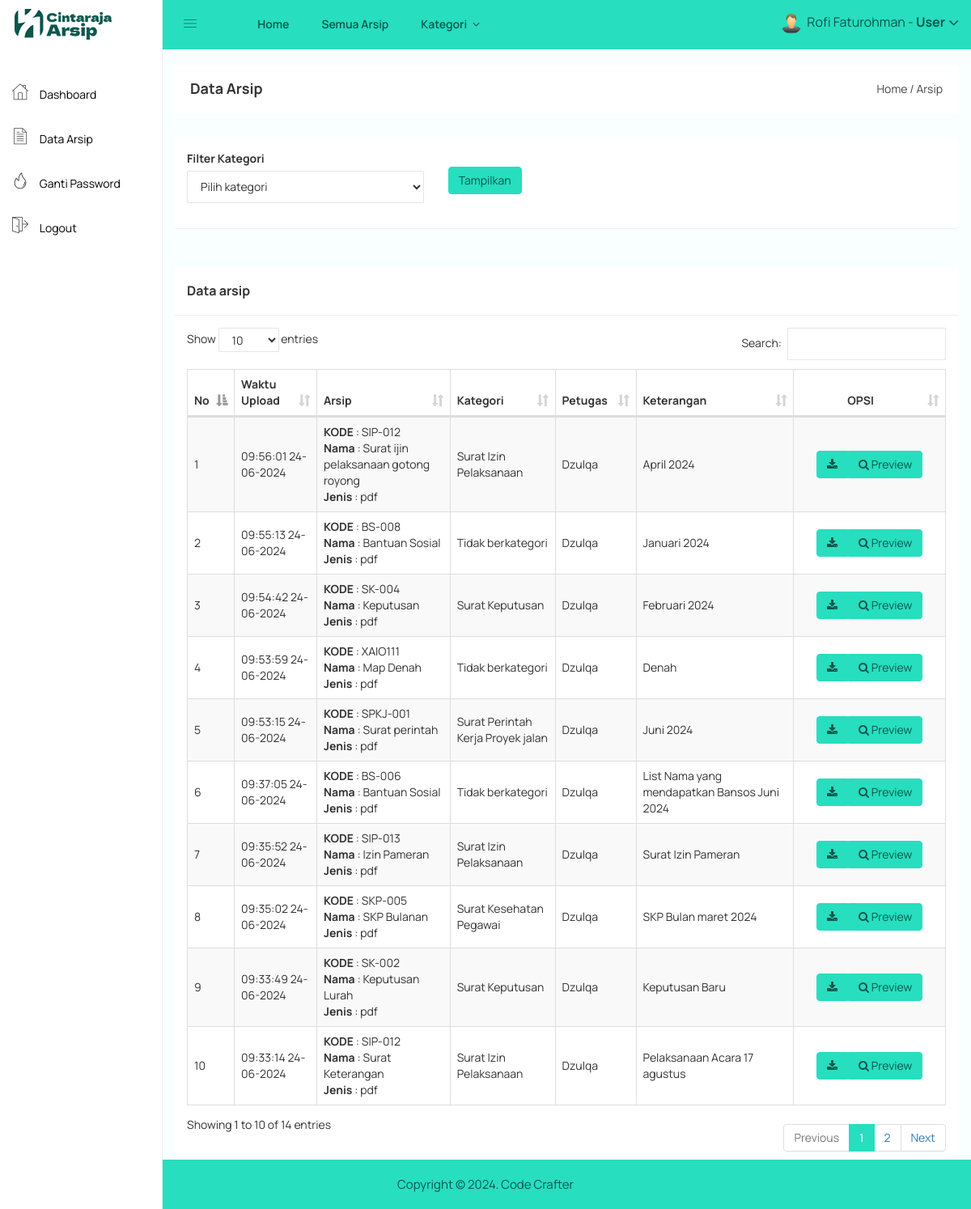
The page /user/arsip.php (signed in) on the database as committed earlier.
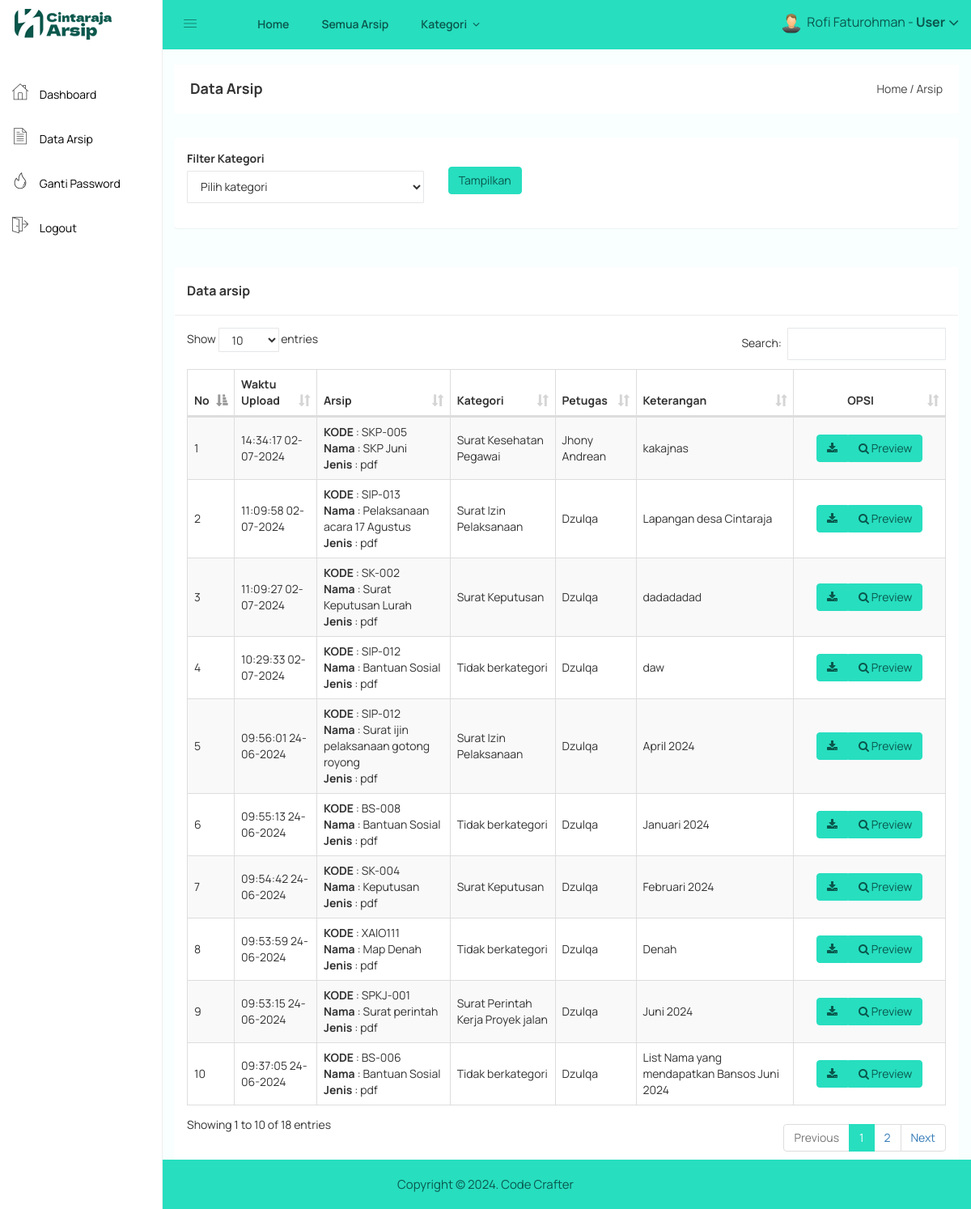
The same page on the database as committed later.
### tables this page shows
CREATE TABLE `arsip` (
  `arsip_id` int(11) NOT NULL,
  `arsip_waktu_upload` datetime NOT NULL,
  `arsip_petugas` int(11) NOT NULL,
  `arsip_kode` varchar(255) NOT NULL,
  `arsip_nama` varchar(255) NOT NULL,
  `arsip_jenis` varchar(255) NOT NULL,
  `arsip_kategori` int(11) NOT NULL,
  `arsip_keterangan` text NOT NULL,
  `arsip_file` varchar(255) NOT NULL
);

CREATE TABLE `kategori` (
  `kategori_id` int(11) NOT NULL,
  `kategori_nama` varchar(255) NOT NULL,
  `kategori_keterangan` text NOT NULL
);

CREATE TABLE `petugas` (
  `petugas_id` int(11) NOT NULL,
  `petugas_nama` varchar(255) NOT NULL,
  `petugas_username` varchar(255) NOT NULL,
  `petugas_password` varchar(255) NOT NULL,
  `petugas_foto` varchar(255) NOT NULL
);

### user/arsip.php (the view, shortened to what this page needs)
<?php include 'header.php'; ?>
<div class="breadcome-area">
    <div class="container-fluid">
        <div class="row">
            <div class="col-lg-12 col-md-12 col-sm-12 col-xs-12">
                <div class="breadcome-list">
                    <div class="row">
                        <div class="col-lg-6 col-md-6 col-sm-6 col-xs-12">
                            <div class="breadcome-heading">
                                <h4 style="margin-bottom: 0px">Data Arsip</h4>
                            </div>
                        </div>
                        <div class="col-lg-6 col-md-6 col-sm-6 col-xs-12">
                            <ul class="breadcome-menu" style="padding-top: 0px">
                                <li><a href="#">Home</a> <span class="bread-slash">/</span></li>
                                <li><span class="bread-blod">Arsip</span></li>
                            </ul>
                        </div>
                    </div>
                </div>
            </div>
        </div>
    </div>
</div>
<div class="container-fluid">
    <div class="panel">
        <div class="panel-body">
            <form method="get" action="">
                <div class="row">
                    <div class="col-lg-4">
                        <div class="form-group">
                            <label>Filter Kategori</label>
                            <select class="form-control" name="kategori" required="required">
                                <option value="">Pilih kategori</option>
                            </select>
                        </div>
                    </div>
                    <div class="col-lg-4">
                        <br>
                        <input type="submit" class="btn btn-primary" value="Tampilkan">
                    </div>
                </div>
            </form>
        </div>
    </div>
    <div class="panel">
        <div class="panel-heading">
            <h3 class="panel-title">Data arsip</h3>
        </div>
        <div class="panel-body">
            <table id="table" class="table table-bordered table-striped table-hover table-datatable">
                <thead>
                    <tr>
                        <th width="1%">No</th>
                        <th>Waktu Upload</th>
                        <th>Arsip</th>
                        <th>Kategori</th>
                        <th>Petugas</th>
                        <th>Keterangan</th>
                        <th class="text-center" width="20%">OPSI</th>
                    </tr>
                </thead>
                <tbody>
                    <?php
                    $no = 1;
                    if(isset($_GET['kategori'])){
                        $kategori = $_GET['kategori'];
                        $arsip = mysqli_query($koneksi,"SELECT * FROM arsip,kategori,petugas WHERE arsip_petugas=petugas_id and arsip_kategori=kategori_id and arsip_kategori='$kategori' ORDER BY arsip_id DESC");
                    }else{
                        $arsip = mysqli_query($koneksi,"SELECT * FROM arsip,kategori,petugas WHERE arsip_petugas=petugas_id and arsip_kategori=kategori_id ORDER BY arsip_id DESC");
                    }
                    while($p = mysqli_fetch_array($arsip)){
                        ?>
                        <tr>
                            <td><?php echo $no++; ?></td>
                            <td><?php echo date('H:i:s  d-m-Y',strtotime($p['arsip_waktu_upload'])) ?></td>
                            <td>
                                <b>KODE</b> : <?php echo $p['arsip_kode'] ?><br>
                                <b>Nama</b> : <?php echo $p['arsip_nama'] ?><br>
                                <b>Jenis</b> : <?php echo $p['arsip_jenis'] ?><br>
                            </td>
                            <td><?php echo $p['kategori_nama'] ?></td>
                            <td><?php echo $p['petugas_nama'] ?></td>
                            <td><?php echo $p['arsip_keterangan'] ?></td>
                            <td class="text-center">
                                <div class="btn-group">
                                    <a target="_blank" class="btn btn-default" href="arsip_download.php?id=<?php echo $p['arsip_id']; ?>"><i class="fa fa-download"></i></a>
                                    <a target="_blank" href="arsip_preview.php?id=<?php echo $p['arsip_id']; ?>" class="btn btn-default"><i class="fa fa-search"></i> Preview</a>
                                </div>
                            </td>
                        </tr>
                        <?php
                    }
                    ?>
                </tbody>
            </table>
        </div>
    </div>
</div>
<?php include 'footer.php'; ?>

Rows that differ between the two databases and show on the page:
no longer on this page (row unchanged): arsip: arsip_waktu_upload "09:35:52 24-06-2024", arsip_kode "SIP-013", arsip_nama "Izin Pameran", arsip_jenis "pdf", arsip_kategori.kategori_nama "Surat Izin Pelaksanaan", petugas.petugas_nama "Dzulqa", arsip_keterangan "Surat Izin Pameran"
no longer on this page (row unchanged): arsip: arsip_waktu_upload "09:35:02 24-06-2024", arsip_kode "SKP-005", arsip_nama "SKP Bulanan", arsip_jenis "pdf", arsip_kategori.kategori_nama "Surat Kesehatan Pegawai", petugas.petugas_nama "Dzulqa", arsip_keterangan "SKP Bulan maret 2024"
no longer on this page (row unchanged): arsip: arsip_waktu_upload "09:33:49 24-06-2024", arsip_kode "SK-002", arsip_nama "Keputusan Lurah", arsip_jenis "pdf", arsip_kategori.kategori_nama "Surat Keputusan", petugas.petugas_nama "Dzulqa", arsip_keterangan "Keputusan Baru"
no longer on this page (row unchanged): arsip: arsip_waktu_upload "09:33:14 24-06-2024", arsip_kode "SIP-012", arsip_nama "Surat Keterangan", arsip_jenis "pdf", arsip_kategori.kategori_nama "Surat Izin Pelaksanaan", petugas.petugas_nama "Dzulqa", arsip_keterangan "Pelaksanaan Acara 17 agustus"
added arsip: arsip_waktu_upload "14:34:17 02-07-2024", arsip_kode "SKP-005", arsip_nama "SKP Juni", arsip_jenis "pdf", arsip_kategori.kategori_nama "Surat Kesehatan Pegawai", petugas.petugas_nama "Jhony Andrean", arsip_keterangan "kakajnas"
added arsip: arsip_waktu_upload "11:09:58 02-07-2024", arsip_kode "SIP-013", arsip_nama "Pelaksanaan acara 17 Agustus", arsip_jenis "pdf", arsip_kategori.kategori_nama "Surat Izin Pelaksanaan", petugas.petugas_nama "Dzulqa", arsip_keterangan "Lapangan desa Cintaraja"
added arsip: arsip_waktu_upload "11:09:27 02-07-2024", arsip_kode "SK-002", arsip_nama "Surat Keputusan Lurah", arsip_jenis "pdf", arsip_kategori.kategori_nama "Surat Keputusan", petugas.petugas_nama "Dzulqa", arsip_keterangan "dadadadad"
added arsip: arsip_waktu_upload "10:29:33 02-07-2024", arsip_kode "SIP-012", arsip_nama "Bantuan Sosial", arsip_jenis "pdf", arsip_kategori.kategori_nama "Tidak berkategori", petugas.petugas_nama "Dzulqa", arsip_keterangan "daw"
Other text that changed with them:
text written by a page script: "Show entries Search: Showing 1 to 10 of 14 entries Previous 1 2 Next" → "Show entries Search: Showing 1 to 10 of 18 entries Previous 1 2 Next"
